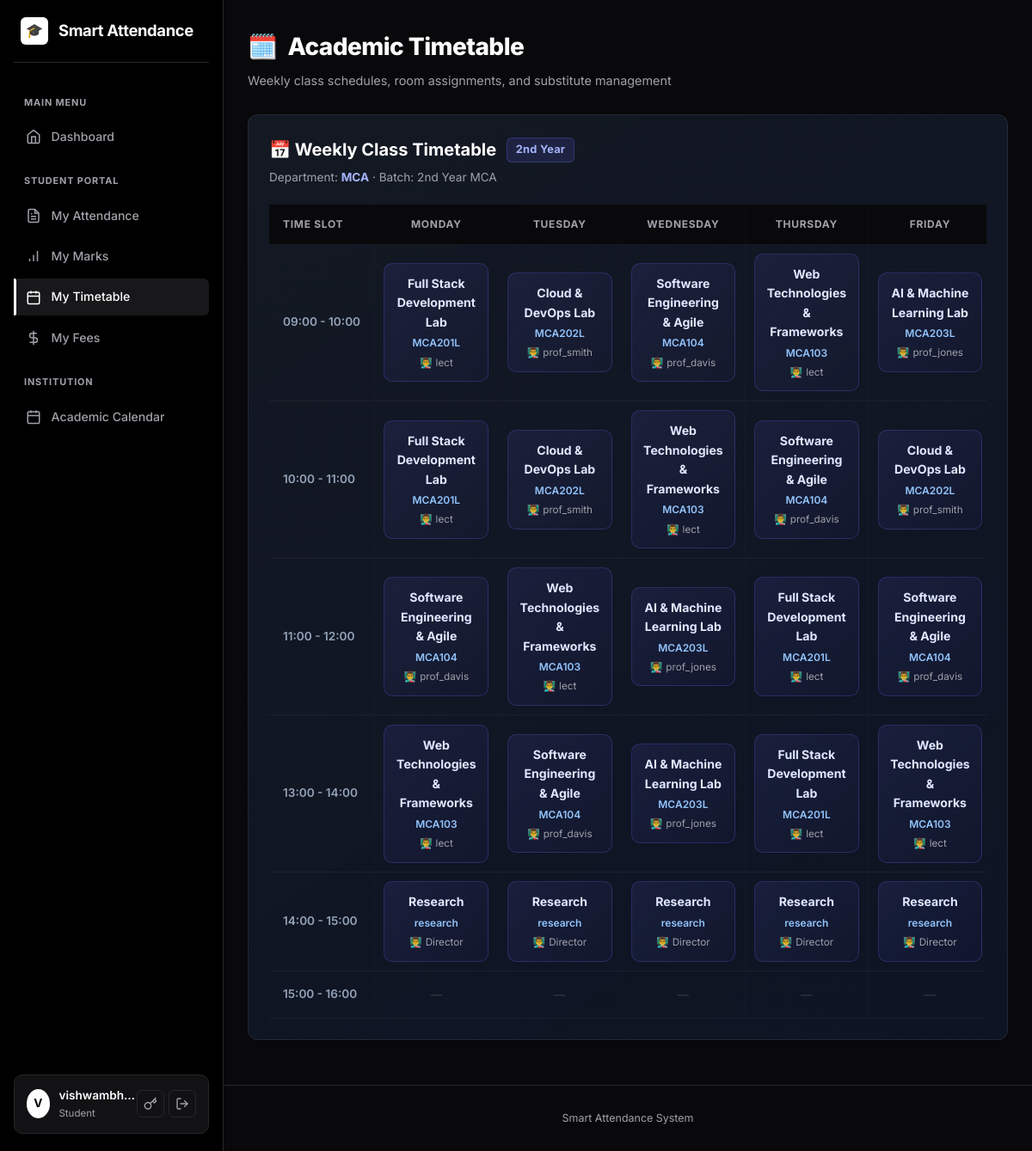
The page /timetable (signed in) on the database its author committed.
### models.py (models this page shows, shortened)
class User(UserMixin, db.Model):
    __tablename__ = "users"
    id = db.Column(db.Integer, primary_key=True)
    username = db.Column(db.String(80), unique=True, nullable=False, index=True)
    email = db.Column(db.String(120), unique=True, nullable=False)
    password_hash = db.Column(db.String(255), nullable=False)
    role = db.Column(db.String(20), nullable=False, default=ROLE_STUDENT)
    department = db.Column(db.String(80), default="")
    created_at = db.Column(db.DateTime, default=datetime.utcnow)
    student_id = db.Column(db.Integer, db.ForeignKey("students.id"), nullable=True)
    student = db.relationship("Student", backref=db.backref("user", uselist=False))
    face_samples = db.relationship(
        "FaceSample", backref="user", cascade="all, delete-orphan"
    )

class Student(db.Model):
    __tablename__ = "students"
    id = db.Column(db.Integer, primary_key=True)
    roll_number = db.Column(db.String(40), unique=True, nullable=False, index=True)
    name = db.Column(db.String(120), nullable=False)
    department = db.Column(db.String(80), default="")
    class_name = db.Column(db.String(80), default="")
    created_at = db.Column(db.DateTime, default=datetime.utcnow)
    face_samples = db.relationship(
        "FaceSample", backref="student", cascade="all, delete-orphan"
    )
    attendance_records = db.relationship(
        "Attendance", backref="student", cascade="all, delete-orphan"
    )

class Subject(db.Model):
    __tablename__ = "subjects"
    id = db.Column(db.Integer, primary_key=True)
    code = db.Column(db.String(40), unique=True, nullable=False)
    name = db.Column(db.String(120), nullable=False)
    department = db.Column(db.String(80), default="MCA")
    year = db.Column(db.Integer, default=1, nullable=False) # 1 for 1st Year, 2 for 2nd Year
    faculty_id = db.Column(db.Integer, db.ForeignKey("users.id"), nullable=True)
    faculty = db.relationship("User", foreign_keys=[faculty_id])
    sessions = db.relationship(
        "AttendanceSession", backref="subject", cascade="all, delete-orphan"
    )

### blueprints/dashboard.py (the view, shortened to what this page needs)
@dashboard_bp.route("/timetable")
@login_required
def timetable_view():
    year_param = request.args.get("year", type=int)
    if current_user.role == ROLE_STUDENT:
        student = current_user.student
        dept = student.department if student and student.department else "MCA"
        year = 2 if (student and student.class_name and "2" in student.class_name) else 1
        DAYS = ["Monday", "Tuesday", "Wednesday", "Thursday", "Friday"]
        TIMES = [
            "09:00 - 10:00", "10:00 - 11:00", "11:00 - 12:00",
            "13:00 - 14:00", "14:00 - 15:00", "15:00 - 16:00"
        ]
        timetable_grid = []
        for time_slot in TIMES:
            row = {"time": time_slot, "days": {}}
            for day in DAYS:
                slot = TimetableSlot.query.filter_by(department=dept, year=year, day_of_week=day, slot_time=time_slot).first()
                row["days"][day] = slot
            timetable_grid.append(row)
        return render_template("dashboard/timetable.html",
                               is_student=True,
                               student=student,
                               timetable_grid=timetable_grid,
                               timetable_days=DAYS,
                               selected_dept=dept,
                               selected_year=year)

### templates/dashboard/timetable.html (shortened to what this page needs)
{% extends "base.html" %}
{% block content %}
<div style="display:flex; justify-content:space-between; align-items:center; margin-bottom: 1.75rem; flex-wrap:wrap; gap:1rem;">
  <div>
    <h1 style="display:flex; align-items:center; gap:0.75rem; font-size:1.75rem; font-weight:800; margin:0 0 0.35rem 0;">
      <span>🗓️</span> Academic Timetable
    </h1>
    <p class="subtitle" style="margin:0; font-size:0.9rem; color:var(--text-muted);">Weekly class schedules, room assignments, and substitute management</p>
  </div>
</div>
{% if is_student %}
<div class="card" style="padding:1.5rem; background:linear-gradient(145deg, rgba(30,41,59,0.5), rgba(15,23,42,0.8)); border:1px solid rgba(255,255,255,0.08); border-radius:12px;">
  <div style="display:flex; align-items:center; justify-content:space-between; flex-wrap:wrap; margin-bottom:1.25rem; gap:1rem;">
    <div>
      <div style="display:flex; align-items:center; gap:0.75rem;">
        <h2 style="margin:0; font-size:1.25rem; color:#ffffff; font-weight:700;">📅 Weekly Class Timetable</h2>
        <span class="badge" style="font-size:0.8rem; font-weight:700; background:rgba(99,102,241,0.15); color:#a5b4fc; border:1px solid rgba(99,102,241,0.3); padding:0.2rem 0.6rem; border-radius:6px;">
          {{ selected_year }}{% if selected_year == 1 %}st{% else %}nd{% endif %} Year
        </span>
      </div>
      <p class="subtitle" style="margin:0.35rem 0 0; font-size:0.85rem; color:var(--text-muted);">Department: <strong style="color:var(--primary-light, #a5b4fc);">{{ student.department or 'MCA' }}</strong>{% if student.class_name %} · Batch: {{ student.class_name }}{% endif %}</p>
    </div>
  </div>
  <div class="table-responsive">
    <table style="width:100%; border-collapse:separate; border-spacing:0; min-width:700px;">
      <thead>
        <tr style="background:rgba(255,255,255,0.03);">
          <th style="padding:0.85rem 1rem; text-align:left; font-size:0.75rem; font-weight:700; color:var(--text-muted); letter-spacing:0.06em; border-bottom:1px solid var(--border);">TIME SLOT</th>
          {% for day in timetable_days %}
          <th style="padding:0.85rem 1rem; text-align:center; font-size:0.75rem; font-weight:700; color:var(--text-muted); letter-spacing:0.06em; border-bottom:1px solid var(--border);">{{ day | upper }}</th>
          {% endfor %}
        </tr>
      </thead>
      <tbody>
        {% for row in timetable_grid %}
        <tr>
          <td style="padding:1rem; font-size:0.85rem; font-weight:600; white-space:nowrap; color:#94a3b8; border-bottom:1px solid rgba(255,255,255,0.05);">{{ row.time }}</td>
          {% for day in timetable_days %}
            {% set slot = row.days[day] %}
            <td style="padding:0.65rem; text-align:center; vertical-align:middle; border-bottom:1px solid rgba(255,255,255,0.05);">
              {% if slot and slot.subject %}
                <div style="border-radius:10px; padding:0.75rem 0.85rem; background:linear-gradient(135deg, rgba(99,102,241,0.12), rgba(79,70,229,0.05)); border:1px solid rgba(99,102,241,0.25); text-align:center;">
                  <div style="font-weight:700; font-size:0.88rem; color:#e0e7ff;">{{ slot.subject.name }}</div>
                  <div style="font-size:0.75rem; color:#93c5fd; margin-top:3px; font-weight:600;">{{ slot.subject.code }}</div>
                  {% if slot.subject.faculty %}
                  <div style="font-size:0.73rem; color:var(--text-muted); margin-top:4px; display:flex; align-items:center; justify-content:center; gap:0.25rem;">
                    <span>👨‍🏫</span> {{ slot.subject.faculty.username }}
                  </div>
                  {% endif %}
                </div>
              {% else %}
                <span style="font-size:0.85rem; color:rgba(255,255,255,0.15); font-weight:500;">—</span>
              {% endif %}
            </td>
          {% endfor %}
        </tr>
        {% endfor %}
      </tbody>
    </table>
  </div>
</div>
{% endif %}
{% endblock %}

### templates/base.html (shortened to what this page needs)
<!DOCTYPE html>
<html lang="en">
<head>
  <link rel="stylesheet" href="{{ url_for('static', filename='style.css') }}">
</head>
<body>
  <div class="app-layout{% if not current_user.is_authenticated %} auth-layout{% endif %}">
    {% if current_user.is_authenticated %}
    <aside class="sidebar" id="sidebar">
      <div class="sidebar-brand">
        <a href="{{ url_for('dashboard.index') }}">
          <div class="brand-icon">🎓</div>
          <span class="brand-name">Smart Attendance</span>
        </a>
      </div>
      <nav class="sidebar-nav">
        {% if current_user.role != 'parent' %}
        <div class="nav-section-label">Main Menu</div>
        <a href="{{ url_for('dashboard.index') }}" class="nav-item">
          <svg viewBox="0 0 24 24" width="18" height="18" fill="none" stroke="currentColor" stroke-width="2"><path d="M3 9l9-7 9 7v11a2 2 0 0 1-2 2H5a2 2 0 0 1-2-2z"></path><polyline points="9 22 9 12 15 12 15 22"></polyline></svg>
          <span>Dashboard</span>
        </a>
        {% endif %}
        {% if current_user.role == 'student' %}
          {% if current_user.student %}
          <div class="nav-section-label">Student Portal</div>
          <a href="{{ url_for('reports.student_detail', student_id=current_user.student.id) }}" class="nav-item">
            <span>My Attendance</span>
          </a>
          <a href="{{ url_for('students.my_marks') }}" class="nav-item">
            <svg viewBox="0 0 24 24" width="18" height="18" fill="none" stroke="currentColor" stroke-width="2"><path d="M12 20V10M18 20V4M6 20v-4"></path></svg>
            <span>My Marks</span>
          </a>
          <a href="{{ url_for('dashboard.timetable_view') }}" class="nav-item{% if request.endpoint == 'dashboard.timetable_view' %} active{% endif %}">
            <svg viewBox="0 0 24 24" width="18" height="18" fill="none" stroke="currentColor" stroke-width="2"><rect x="3" y="4" width="18" height="18" rx="2" ry="2"></rect><line x1="16" y1="2" x2="16" y2="6"></line><line x1="8" y1="2" x2="8" y2="6"></line><line x1="3" y1="10" x2="21" y2="10"></line></svg>
            <span>My Timetable</span>
          </a>
          <a href="{{ url_for('students.my_fees') }}" class="nav-item">
            <svg viewBox="0 0 24 24" width="18" height="18" fill="none" stroke="currentColor" stroke-width="2"><line x1="12" y1="1" x2="12" y2="23"></line><path d="M17 5H9.5a3.5 3.5 0 0 0 0 7h5a3.5 3.5 0 0 1 0 7H6"></path></svg>
            <span>My Fees</span>
          </a>
          {% endif %}
        {% endif %}
        <div class="nav-section-label">Institution</div>
        <a href="{{ url_for('calendar.index') }}" class="nav-item">
          <svg viewBox="0 0 24 24" width="18" height="18" fill="none" stroke="currentColor" stroke-width="2"><rect x="3" y="4" width="18" height="18" rx="2" ry="2"></rect><line x1="16" y1="2" x2="16" y2="6"></line><line x1="8" y1="2" x2="8" y2="6"></line><line x1="3" y1="10" x2="21" y2="10"></line></svg>
          <span>Academic Calendar</span>
        </a>
      </nav>
      <div class="sidebar-user">
        <div class="user-profile">
          <div class="user-avatar">{{ current_user.username[0]|upper }}</div>
          <div class="user-info">
            <span class="username">{{ current_user.username }}</span>
            <span class="user-role">{{ current_user.role }}</span>
          </div>
        </div>
        <div class="user-actions">
          <a href="{{ url_for('auth.change_password') }}" title="Change Password" class="user-action-btn">
            <svg viewBox="0 0 24 24" width="16" height="16" fill="none" stroke="currentColor" stroke-width="2" stroke-linecap="round" stroke-linejoin="round"><path d="M21 2l-2 2m-7.61 7.61a5.5 5.5 0 1 1-7.778 7.778 5.5 5.5 0 0 1 7.777-7.777zm0 0L15.5 7.5m0 0l3 3L22 7l-3-3m-3.5 3.5L19 4"></path></svg>
          </a>
          <a href="{{ url_for('auth.logout') }}" title="Logout" class="user-action-btn logout-btn">
            <svg viewBox="0 0 24 24" width="16" height="16" fill="none" stroke="currentColor" stroke-width="2" stroke-linecap="round" stroke-linejoin="round"><path d="M9 21H5a2 2 0 0 1-2-2V5a2 2 0 0 1 2-2h4"></path><polyline points="16 17 21 12 16 7"></polyline><line x1="21" y1="12" x2="9" y2="12"></line></svg>
          </a>
        </div>
      </div>
    </aside>
    {% endif %}
    <div class="main-wrapper">
      <main class="container page-transition">
        {% block content %}{% endblock %}
      </main>
      <footer class="footer">Smart Attendance System</footer>
    </div>
  </div>
</body>
</html>

### rows shown on the page
User: username "V", username "vishwambh…", role "Student"
Student: department "MCA", class_name "2nd Year MCA"
Subject: subject.name "Full Stack Development Lab" "Full Stack Development Lab" "Full Stack Development Lab" "Full Stack Development Lab", subject.code "MCA201L" "MCA201L" "MCA201L" "MCA201L"
User: subject.faculty.username "lect" "lect" "lect" "lect" "lect" "lect" "lect" "lect" "lect"
Subject: subject.name "Cloud & DevOps Lab" "Cloud & DevOps Lab" "Cloud & DevOps Lab", subject.code "MCA202L" "MCA202L" "MCA202L"
User: subject.faculty.username "prof_smith" "prof_smith" "prof_smith"
Subject: subject.name "Software Engineering & Agile" "Software Engineering & Agile" "Software Engineering & Agile" "Software Engineering & Agile" "Software Engineering & Agile", subject.code "MCA104" "MCA104" "MCA104" "MCA104" "MCA104"
User: subject.faculty.username "prof_davis" "prof_davis" "prof_davis" "prof_davis" "prof_davis"
Subject: subject.name "Web Technologies & Frameworks" "Web Technologies & Frameworks" "Web Technologies & Frameworks" "Web Technologies & Frameworks" "Web Technologies & Frameworks", subject.code "MCA103" "MCA103" "MCA103" "MCA103" "MCA103"
Subject: subject.name "AI & Machine Learning Lab" "AI & Machine Learning Lab" "AI & Machine Learning Lab", subject.code "MCA203L" "MCA203L" "MCA203L"
User: subject.faculty.username "prof_jones" "prof_jones" "prof_jones"
Subject: subject.name "Research" "Research" "Research" "Research" "Research", subject.code "research" "research" "research" "research" "research"
User: subject.faculty.username "Director" "Director" "Director" "Director" "Director"

### other values the page prints
{{ selected_year }} "2"
{{ day | upper }} "MONDAY" "TUESDAY" "WEDNESDAY" "THURSDAY" "FRIDAY"
{{ row.time }} "09:00 - 10:00" "10:00 - 11:00" "11:00 - 12:00" "13:00 - 14:00" "14:00 - 15:00" "15:00 - 16:00"
